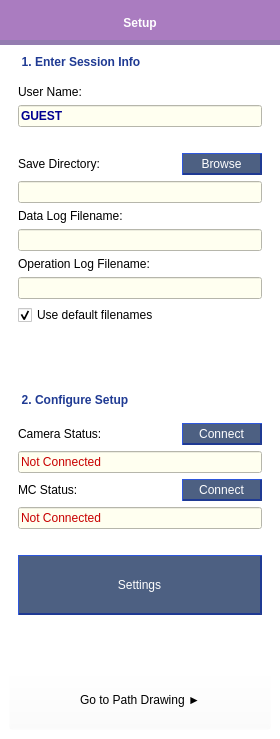
         <widget class="QWidget" name="tab_Setup">
          <property name="styleSheet">
           <string notr="true"/>
          </property>
          <attribute name="title">
           <string>Setup</string>
          </attribute>
          <layout class="QVBoxLayout" name="verticalLayout_tab_Setup">
           <property name="spacing">
            <number>0</number>
           </property>
           <property name="leftMargin">
            <number>0</number>
           </property>
           <property name="topMargin">
            <number>0</number>
           </property>
           <property name="rightMargin">
            <number>0</number>
           </property>
           <property name="bottomMargin">
            <number>0</number>
           </property>
           <item>
            <widget class="QLabel" name="label_SetupTitle">
             <property name="sizePolicy">
              <sizepolicy hsizetype="Expanding" vsizetype="Fixed">
               <horstretch>0</horstretch>
               <verstretch>0</verstretch>
              </sizepolicy>
             </property>
             <property name="minimumSize">
              <size>
               <width>0</width>
               <height>45</height>
              </size>
             </property>
             <property name="styleSheet">
              <string notr="true">QLabel{
color: rgb(255,255,255);
font: 18pt &quot;Segoe UI&quot;;
font-weight: 500;
background-color: rgb(170, 124, 192);
border-bottom: 5px solid;
border-color: rgb(148, 124, 176);
}</string>
             </property>
             <property name="text">
              <string>Setup</string>
             </property>
             <property name="alignment">
              <set>Qt::AlignCenter</set>
             </property>
            </widget>
           </item>
           <item>
            <widget class="QGroupBox" name="groupBox_SettingsUserInfo">
             <property name="sizePolicy">
              <sizepolicy hsizetype="Expanding" vsizetype="Expanding">
               <horstretch>0</horstretch>
               <verstretch>0</verstretch>
              </sizepolicy>
             </property>
             <property name="minimumSize">
              <size>
               <width>0</width>
               <height>0</height>
              </size>
             </property>
             <property name="styleSheet">
              <string notr="true">QGroupBox {
background-color: rgb(255, 255, 255);
color: rgb(31,58,147);
font: 16pt &quot;Segoe UI&quot;;
font-weight: 500;
border: 0px;
}

QGroupBox::title{
background-color: transparent;
top:10px;
left: 20px;
}</string>
             </property>
             <property name="title">
              <string>1. Enter Session Info</string>
             </property>
             <property name="alignment">
              <set>Qt::AlignLeading|Qt::AlignLeft|Qt::AlignVCenter</set>
             </property>
             <property name="flat">
              <bool>true</bool>
             </property>
             <layout class="QVBoxLayout" name="verticalLayout_10">
              <property name="spacing">
               <number>6</number>
              </property>
              <property name="topMargin">
               <number>40</number>
              </property>
              <property name="bottomMargin">
               <number>9</number>
              </property>
              <item>
               <widget class="QFrame" name="frame">
                <property name="sizePolicy">
                 <sizepolicy hsizetype="Preferred" vsizetype="Fixed">
                  <horstretch>0</horstretch>
                  <verstretch>0</verstretch>
                 </sizepolicy>
                </property>
                <property name="styleSheet">
                 <string notr="true">QFrame {
background-color: rgb(255,255,255);
border: 0 px;
}</string>
                </property>
                <property name="frameShape">
                 <enum>QFrame::StyledPanel</enum>
                </property>
                <property name="frameShadow">
                 <enum>QFrame::Raised</enum>
                </property>
                <layout class="QGridLayout" name="gridLayout_3">
                 <property name="leftMargin">
                  <number>9</number>
                 </property>
                 <property name="topMargin">
                  <number>0</number>
                 </property>
                 <property name="rightMargin">
                  <number>9</number>
                 </property>
                 <property name="bottomMargin">
                  <number>9</number>
                 </property>
                 <item row="7" column="0">
                  <widget class="QLabel" name="label_FilenameDataLog">
                   <property name="minimumSize">
                    <size>
                     <width>100</width>
                     <height>0</height>
                    </size>
                   </property>
                   <property name="styleSheet">
                    <string notr="true">QLabel {
font: 12pt &quot;Segoe UI&quot;;
}</string>
                   </property>
                   <property name="text">
                    <string>Data Log Filename:</string>
                   </property>
                  </widget>
                 </item>
                 <item row="12" column="0">
                  <widget class="QCheckBox" name="checkBox_UseDefaultFilenames">
                   <property name="enabled">
                    <bool>false</bool>
                   </property>
                   <property name="styleSheet">
                    <string notr="true">QCheckBox {
font: 11pt &quot;Segoe UI&quot;;
}

QCheckBox:disabled {
background-color: rgb(255, 255, 255);
color: rgb(0, 0, 0);
}</string>
                   </property>
                   <property name="text">
                    <string>Use default filenames</string>
                   </property>
                   <property name="checked">
                    <bool>true</bool>
                   </property>
                  </widget>
                 </item>
                 <item row="3" column="0">
                  <widget class="QLabel" name="label_SaveDirectory">
                   <property name="sizePolicy">
                    <sizepolicy hsizetype="Preferred" vsizetype="Fixed">
                     <horstretch>0</horstretch>
                     <verstretch>0</verstretch>
                    </sizepolicy>
                   </property>
                   <property name="minimumSize">
                    <size>
                     <width>100</width>
                     <height>0</height>
                    </size>
                   </property>
                   <property name="styleSheet">
                    <string notr="true">QLabel {
font: 12pt &quot;Segoe UI&quot;;
}</string>
                   </property>
                   <property name="text">
                    <string>Save Directory:</string>
                   </property>
                  </widget>
                 </item>
                 <item row="3" column="1">
                  <widget class="QPushButton" name="pushButton_BrowseSaveFolder">
                   <property name="sizePolicy">
                    <sizepolicy hsizetype="Fixed" vsizetype="Fixed">
                     <horstretch>0</horstretch>
                     <verstretch>0</verstretch>
                    </sizepolicy>
                   </property>
                   <property name="minimumSize">
                    <size>
                     <width>80</width>
                     <height>22</height>
                    </size>
                   </property>
                   <property name="styleSheet">
                    <string notr="true">QPushButton {
text-align: center;
padding: 10px;
background-color: rgb(77, 96, 130);
color: rgb(255,255,255);
border-top: 1px solid;
border-bottom: 2px solid;
border-right: 2px solid;
border-left: 1px solid;
border-color: rgb(31,58,147);
border-style: outset;
font: 12pt &quot;Segoe UI&quot;;
padding: 0px;
}

QPushButton::hover {
background-color: rgb(107, 126, 170);
border-color: rgb(31,58,147);
border-style: outset;
}

QPushButton::pressed {
background-color: rgb(107, 126, 170);
border-top: 2px solid;
border-bottom: 1px solid;
border-right: 1px solid;
border-left: 2px solid;
border-color: rgb(31,58,147);
border-style: inset;
}
</string>
                   </property>
                   <property name="text">
                    <string>Browse</string>
                   </property>
                  </widget>
                 </item>
                 <item row="0" column="0">
                  <widget class="QLabel" name="label_3">
                   <property name="minimumSize">
                    <size>
                     <width>125</width>
                     <height>0</height>
                    </size>
                   </property>
                   <property name="styleSheet">
                    <string notr="true">QLabel {
font: 12pt &quot;Segoe UI&quot;;
}</string>
                   </property>
                   <property name="text">
                    <string>User Name:</string>
                   </property>
                  </widget>
                 </item>
                 <item row="10" column="0">
                  <widget class="QLabel" name="label_FilenameOpLog">
                   <property name="minimumSize">
                    <size>
                     <width>100</width>
                     <height>0</height>
                    </size>
                   </property>
                   <property name="styleSheet">
                    <string notr="true">QLabel {
font: 12pt &quot;Segoe UI&quot;;
}</string>
                   </property>
                   <property name="text">
                    <string>Operation Log Filename:</string>
                   </property>
                  </widget>
                 </item>
                 <item row="5" column="0" colspan="2">
                  <widget class="QLineEdit" name="lineEdit_SaveDirectory">
                   <property name="enabled">
                    <bool>true</bool>
                   </property>
                   <property name="sizePolicy">
                    <sizepolicy hsizetype="Expanding" vsizetype="Minimum">
                     <horstretch>2</horstretch>
                     <verstretch>0</verstretch>
                    </sizepolicy>
                   </property>
                   <property name="styleSheet">
                    <string notr="true">QLineEdit {
font: 11pt &quot;Segoe UI&quot;;
background-color: rgb(255, 255, 240);
}

QLineEdit:disabled {
background-color: rgb(255, 255, 255);
color: rgb(0, 0, 0);
}</string>
                   </property>
                   <property name="text">
                    <string/>
                   </property>
                  </widget>
                 </item>
                 <item row="11" column="0" colspan="2">
                  <widget class="QLineEdit" name="lineEdit_FilenameOpLog">
                   <property name="enabled">
                    <bool>true</bool>
                   </property>
                   <property name="sizePolicy">
                    <sizepolicy hsizetype="Expanding" vsizetype="Minimum">
                     <horstretch>2</horstretch>
                     <verstretch>0</verstretch>
                    </sizepolicy>
                   </property>
                   <property name="styleSheet">
                    <string notr="true">QLineEdit {
font: 11pt &quot;Calibri&quot;;
font: 11pt &quot;Segoe UI&quot;;
background-color: rgb(255, 255, 240);
}

QLineEdit:disabled {
background-color: rgb(255, 255, 255);
color: rgb(0, 0, 0);
}</string>
                   </property>
                   <property name="text">
                    <string/>
                   </property>
                  </widget>
                 </item>
                 <item row="1" column="0" colspan="2">
                  <widget class="QLineEdit" name="lineEdit_UserName">
                   <property name="enabled">
                    <bool>true</bool>
                   </property>
                   <property name="sizePolicy">
                    <sizepolicy hsizetype="Expanding" vsizetype="Minimum">
                     <horstretch>0</horstretch>
                     <verstretch>0</verstretch>
                    </sizepolicy>
                   </property>
                   <property name="styleSheet">
                    <string notr="true">QLineEdit {
font: 11pt &quot;Segoe UI&quot;;
color: rgb(0, 0, 145);
background-color: rgb(255, 255, 240);
font-weight: 500;
}

QLineEdit:disabled {
color: rgb(0,0,0);
background-color: rgb(230, 230, 230);
}</string>
                   </property>
                   <property name="text">
                    <string>GUEST</string>
                   </property>
                  </widget>
                 </item>
                 <item row="8" column="0" colspan="2">
                  <widget class="QLineEdit" name="lineEdit_FilenameDataLog">
                   <property name="enabled">
                    <bool>true</bool>
                   </property>
                   <property name="sizePolicy">
                    <sizepolicy hsizetype="Expanding" vsizetype="Minimum">
                     <horstretch>2</horstretch>
                     <verstretch>0</verstretch>
                    </sizepolicy>
                   </property>
                   <property name="styleSheet">
                    <string notr="true">QLineEdit {
font: 11pt &quot;Calibri&quot;;
font: 11pt &quot;Segoe UI&quot;;
background-color: rgb(255, 255, 240);
}

QLineEdit:disabled {
background-color: rgb(255, 255, 255);
color: rgb(0, 0, 0);
}</string>
                   </property>
                   <property name="text">
                    <string/>
                   </property>
                  </widget>
                 </item>
                 <item row="2" column="0">
                  <spacer name="verticalSpacer_3">
                   <property name="orientation">
                    <enum>Qt::Vertical</enum>
                   </property>
                   <property name="sizeHint" stdset="0">
                    <size>
                     <width>20</width>
                     <height>20</height>
                    </size>
                   </property>
                  </spacer>
                 </item>
                </layout>
               </widget>
              </item>
              <item>
               <spacer name="verticalSpacer_4">
                <property name="orientation">
                 <enum>Qt::Vertical</enum>
                </property>
                <property name="sizeHint" stdset="0">
                 <size>
                  <width>20</width>
                  <height>40</height>
                 </size>
                </property>
               </spacer>
              </item>
             </layout>
            </widget>
           </item>
           <item>
            <widget class="QGroupBox" name="groupBox_SettingsConfigure">
             <property name="sizePolicy">
              <sizepolicy hsizetype="Expanding" vsizetype="Expanding">
               <horstretch>0</horstretch>
               <verstretch>0</verstretch>
              </sizepolicy>
             </property>
             <property name="minimumSize">
              <size>
               <width>0</width>
               <height>0</height>
              </size>
             </property>
             <property name="layoutDirection">
              <enum>Qt::LeftToRight</enum>
             </property>
             <property name="styleSheet">
              <string notr="true">QGroupBox {
background-color: rgb(255, 255, 255);
color: rgb(31,58,147);
font: 16pt &quot;Segoe UI&quot;;
font-weight: 500;
border: 0px;
}

QGroupBox::title{
background-color: transparent;
top:10px;
left: 20px;
}</string>
             </property>
             <property name="title">
              <string>2. Configure Setup</string>
             </property>
             <property name="alignment">
              <set>Qt::AlignLeading|Qt::AlignLeft|Qt::AlignVCenter</set>
             </property>
             <property name="flat">
              <bool>true</bool>
             </property>
             <layout class="QVBoxLayout" name="verticalLayout_7">
              <property name="topMargin">
               <number>40</number>
              </property>
              <property name="bottomMargin">
               <number>9</number>
              </property>
              <item>
               <widget class="QFrame" name="frame_2">
                <property name="sizePolicy">
                 <sizepolicy hsizetype="Expanding" vsizetype="Fixed">
                  <horstretch>0</horstretch>
                  <verstretch>0</verstretch>
                 </sizepolicy>
                </property>
                <property name="styleSheet">
                 <string notr="true">QFrame {
background-color: rgb(255,255,255);
border: 0 px;
}</string>
                </property>
                <property name="frameShape">
                 <enum>QFrame::StyledPanel</enum>
                </property>
                <property name="frameShadow">
                 <enum>QFrame::Raised</enum>
                </property>
                <layout class="QGridLayout" name="gridLayout_4">
                 <property name="leftMargin">
                  <number>9</number>
                 </property>
                 <property name="topMargin">
                  <number>0</number>
                 </property>
                 <property name="rightMargin">
                  <number>9</number>
                 </property>
                 <property name="bottomMargin">
                  <number>9</number>
                 </property>
                 <item row="3" column="2">
                  <widget class="QPushButton" name="pushButton_ConnectCamera">
                   <property name="sizePolicy">
                    <sizepolicy hsizetype="Fixed" vsizetype="Fixed">
                     <horstretch>0</horstretch>
                     <verstretch>0</verstretch>
                    </sizepolicy>
                   </property>
                   <property name="minimumSize">
                    <size>
                     <width>80</width>
                     <height>22</height>
                    </size>
                   </property>
                   <property name="styleSheet">
                    <string notr="true">QPushButton {
text-align: center;
padding: 10px;
background-color: rgb(77, 96, 130);
color: rgb(255,255,255);
border-top: 1px solid;
border-bottom: 2px solid;
border-right: 2px solid;
border-left: 1px solid;
border-color: rgb(31,58,147);
border-style: outset;
font: 12pt &quot;Segoe UI&quot;;
padding: 0px;
}

QPushButton::hover {
background-color: rgb(107, 126, 170);
border-color: rgb(31,58,147);
border-style: outset;
}

QPushButton::pressed {
background-color: rgb(107, 126, 170);
border-top: 2px solid;
border-bottom: 1px solid;
border-right: 1px solid;
border-left: 2px solid;
border-color: rgb(31,58,147);
border-style: inset;
}
</string>
                   </property>
                   <property name="text">
                    <string>Connect</string>
                   </property>
                  </widget>
                 </item>
                 <item row="7" column="0">
                  <spacer name="verticalSpacer_5">
                   <property name="orientation">
                    <enum>Qt::Vertical</enum>
                   </property>
                   <property name="sizeHint" stdset="0">
                    <size>
                     <width>20</width>
                     <height>20</height>
                    </size>
                   </property>
                  </spacer>
                 </item>
                 <item row="5" column="0">
                  <widget class="QLabel" name="label_2">
                   <property name="sizePolicy">
                    <sizepolicy hsizetype="Fixed" vsizetype="Preferred">
                     <horstretch>0</horstretch>
                     <verstretch>0</verstretch>
                    </sizepolicy>
                   </property>
                   <property name="minimumSize">
                    <size>
                     <width>80</width>
                     <height>0</height>
                    </size>
                   </property>
                   <property name="styleSheet">
                    <string notr="true">QLabel {
font: 12pt &quot;Segoe UI&quot;;
}</string>
                   </property>
                   <property name="text">
                    <string>MC Status:</string>
                   </property>
                  </widget>
                 </item>
                 <item row="3" column="0" colspan="2">
                  <widget class="QLabel" name="label">
                   <property name="sizePolicy">
                    <sizepolicy hsizetype="Fixed" vsizetype="Preferred">
                     <horstretch>0</horstretch>
                     <verstretch>0</verstretch>
                    </sizepolicy>
                   </property>
                   <property name="minimumSize">
                    <size>
                     <width>80</width>
                     <height>0</height>
                    </size>
                   </property>
                   <property name="styleSheet">
                    <string notr="true">QLabel {
font: 12pt &quot;Segoe UI&quot;;
}</string>
                   </property>
                   <property name="text">
                    <string>Camera Status:</string>
                   </property>
                  </widget>
                 </item>
                 <item row="4" column="0" colspan="3">
                  <widget class="QLineEdit" name="lineEdit_CameraStatus">
                   <property name="enabled">
                    <bool>true</bool>
                   </property>
                   <property name="sizePolicy">
                    <sizepolicy hsizetype="Expanding" vsizetype="Minimum">
                     <horstretch>2</horstretch>
                     <verstretch>0</verstretch>
                    </sizepolicy>
                   </property>
                   <property name="styleSheet">
                    <string notr="true">QLineEdit {
font: 11pt &quot;Segoe UI&quot;;
color: rgb(200,0,0);
background-color: rgb(255, 255, 240);
}
</string>
                   </property>
                   <property name="text">
                    <string>Not Connected</string>
                   </property>
                  </widget>
                 </item>
                 <item row="5" column="2">
                  <widget class="QPushButton" name="pushButton_ConnectMotorControllers">
                   <property name="sizePolicy">
                    <sizepolicy hsizetype="Fixed" vsizetype="Fixed">
                     <horstretch>0</horstretch>
                     <verstretch>0</verstretch>
                    </sizepolicy>
                   </property>
                   <property name="minimumSize">
                    <size>
                     <width>80</width>
                     <height>22</height>
                    </size>
                   </property>
                   <property name="styleSheet">
                    <string notr="true">QPushButton {
text-align: center;
padding: 10px;
background-color: rgb(77, 96, 130);
color: rgb(255,255,255);
border-top: 1px solid;
border-bottom: 2px solid;
border-right: 2px solid;
border-left: 1px solid;
border-color: rgb(31,58,147);
border-style: outset;
font: 12pt &quot;Segoe UI&quot;;
padding: 0px;
}

QPushButton::hover {
background-color: rgb(107, 126, 170);
border-color: rgb(31,58,147);
border-style: outset;
}

QPushButton::pressed {
background-color: rgb(107, 126, 170);
border-top: 2px solid;
border-bottom: 1px solid;
border-right: 1px solid;
border-left: 2px solid;
border-color: rgb(31,58,147);
border-style: inset;
}
</string>
                   </property>
                   <property name="text">
                    <string>Connect</string>
                   </property>
                  </widget>
                 </item>
                 <item row="6" column="0" colspan="3">
                  <widget class="QLineEdit" name="lineEdit_MotorControllerStatus">
                   <property name="enabled">
                    <bool>true</bool>
                   </property>
                   <property name="sizePolicy">
                    <sizepolicy hsizetype="Expanding" vsizetype="Minimum">
                     <horstretch>2</horstretch>
                     <verstretch>0</verstretch>
                    </sizepolicy>
                   </property>
                   <property name="styleSheet">
                    <string notr="true">QLineEdit {
font: 11pt &quot;Segoe UI&quot;;
color: rgb(200,0,0);
background-color: rgb(255, 255, 240);
}
</string>
                   </property>
                   <property name="text">
                    <string>Not Connected</string>
                   </property>
                  </widget>
                 </item>
                 <item row="8" column="0" colspan="3">
                  <widget class="QPushButton" name="pushButton_SettingsWindow">
                   <property name="enabled">
                    <bool>true</bool>
                   </property>
                   <property name="sizePolicy">
                    <sizepolicy hsizetype="Preferred" vsizetype="Fixed">
                     <horstretch>0</horstretch>
                     <verstretch>0</verstretch>
                    </sizepolicy>
                   </property>
                   <property name="minimumSize">
                    <size>
                     <width>100</width>
                     <height>60</height>
                    </size>
                   </property>
                   <property name="styleSheet">
                    <string notr="true">QPushButton {
text-align: center;
padding: 10px;
background-color: rgb(77, 96, 130);
color: rgb(255,255,255);
border-top: 1px solid;
border-bottom: 2px solid;
border-right: 2px solid;
border-left: 1px solid;
border-color: rgb(31,58,147);
border-style: outset;
font: 14pt &quot;Segoe UI&quot;;
padding: 0px;
}

QPushButton::hover {
background-color: rgb(107, 126, 170);
border-color: rgb(31,58,147);
}

QPushButton::pressed {
background-color: rgb(107, 126, 170);
border-top: 2px solid;
border-bottom: 1px solid;
border-right: 1px solid;
border-left: 2px solid;
border-color: rgb(31,58,147);
border-style: inset;
}

QPushButton::disabled {
background-color: rgb(200, 200, 200);
border-color: rgb(160,160,160);
}</string>
                   </property>
                   <property name="text">
                    <string>Settings</string>
                   </property>
                   <property name="icon">
                    <iconset>
                     <normaloff>:/resources/Icons/Settings_Icon.png</normaloff>:/resources/Icons/Settings_Icon.png</iconset>
                   </property>
                   <property name="iconSize">
                    <size>
                     <width>24</width>
                     <height>24</height>
                    </size>
                   </property>
                   <property name="autoRepeat">
                    <bool>false</bool>
                   </property>
                   <property name="autoExclusive">
                    <bool>false</bool>
                   </property>
                  </widget>
                 </item>
                </layout>
               </widget>
              </item>
              <item>
               <spacer name="verticalSpacer">
                <property name="orientation">
                 <enum>Qt::Vertical</enum>
                </property>
                <property name="sizeHint" stdset="0">
                 <size>
                  <width>20</width>
                  <height>40</height>
                 </size>
                </property>
               </spacer>
              </item>
              <item>
               <widget class="QPushButton" name="pushButton_GoToPathDrawing">
                <property name="enabled">
                 <bool>true</bool>
                </property>
                <property name="sizePolicy">
                 <sizepolicy hsizetype="Fixed" vsizetype="Fixed">
                  <horstretch>0</horstretch>
                  <verstretch>0</verstretch>
                 </sizepolicy>
                </property>
                <property name="minimumSize">
                 <size>
                  <width>262</width>
                  <height>60</height>
                 </size>
                </property>
                <property name="layoutDirection">
                 <enum>Qt::LeftToRight</enum>
                </property>
                <property name="styleSheet">
                 <string notr="true">QPushButton {
font: 20pt &quot;Calibri&quot;;
background-color: rgba(255, 255, 255, 0);
}

QPushButton::hover {
color: rgb(76,194,252);
}

QPushButton::pressed {
color: rgb(76,194,252);
}</string>
                </property>
                <property name="text">
                 <string>Go to Path Drawing ►</string>
                </property>
                <property name="iconSize">
                 <size>
                  <width>32</width>
                  <height>32</height>
                 </size>
                </property>
               </widget>
              </item>
             </layout>
            </widget>
           </item>
          </layout>
         </widget>
